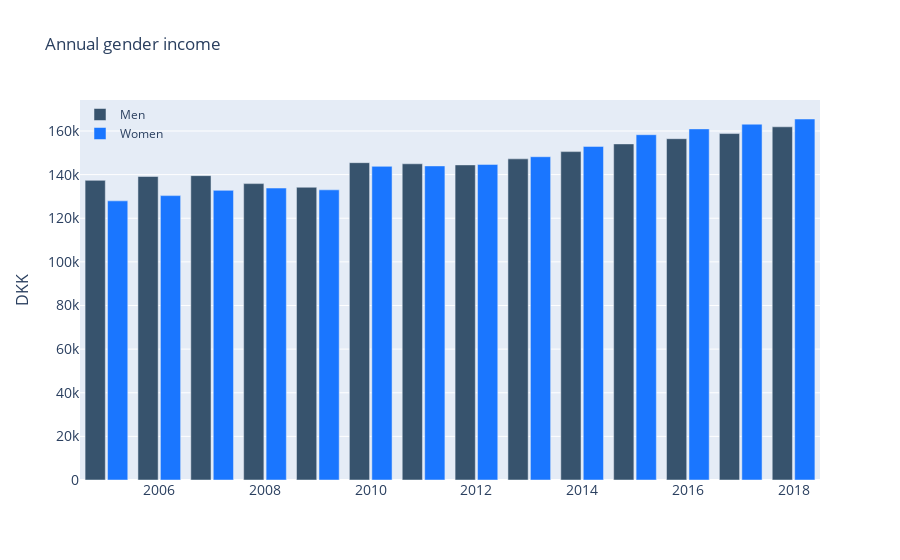

The notebook cell saved with this chart:
### Code cell
years = df_income_gender.year.unique()

fig = go.Figure()
fig.add_trace(go.Bar(x=years,
                y=men_yearly_avg_inc,
                name='Men',
                marker_color='rgb(55, 83, 109)'
                ))
fig.add_trace(go.Bar(x=years,
                y=women_yearly_avg_inc,
                name='Women',
                marker_color='rgb(26, 118, 255)'
                ))

fig.update_layout(
    title='Annual gender income',
    xaxis_tickfont_size=14,
    yaxis=dict(
        title='DKK',
        titlefont_size=16,
        tickfont_size=14,
    ),
    legend=dict(
        x=0,
        y=1.0,
        bgcolor='rgba(255, 255, 255, 0)',
        bordercolor='rgba(255, 255, 255, 0)'
    ),
    barmode='group',
    bargap=0.15, # gap between bars of adjacent location coordinates.
    bargroupgap=0.1 # gap between bars of the same location coordinate.
)
fig.show()

### Figure 1 — Plotly figure (JSON) as saved in the notebook; plotly's stock layout.template omitted (floating-point values rounded to 4 significant figures)
{"data": [{"marker": {"color": "rgb(55, 83, 109)"}, "name": "Men", "type": "bar", "x": [2005, 2006, 2007, 2008, 2009, 2010, 2011, 2012, 2013, 2014, 2015, 2016, 2017, 2018], "y": [137400.0, 139100.0, 139500.0, 135900.0, 134200.0, 145500.0, 145000.0, 144500.0, 147200.0, 150500.0, 154100.0, 156500.0, 158800.0, 161900.0]}, {"marker": {"color": "rgb(26, 118, 255)"}, "name": "Women", "type": "bar", "x": [2005, 2006, 2007, 2008, 2009, 2010, 2011, 2012, 2013, 2014, 2015, 2016, 2017, 2018], "y": [128000.0, 130400.0, 132800.0, 133800.0, 133000.0, 143800.0, 144000.0, 144700.0, 148200.0, 152900.0, 158300.0, 161000.0, 163100.0, 165500.0]}], "layout": {"bargap": 0.15, "bargroupgap": 0.1, "barmode": "group", "legend": {"bgcolor": "rgba(255, 255, 255, 0)", "bordercolor": "rgba(255, 255, 255, 0)", "x": 0, "y": 1}, "title": {"text": "Annual gender income"}, "xaxis": {"tickfont": {"size": 14}}, "yaxis": {"tickfont": {"size": 14}, "title": {"font": {"size": 16}, "text": "DKK"}}}}
